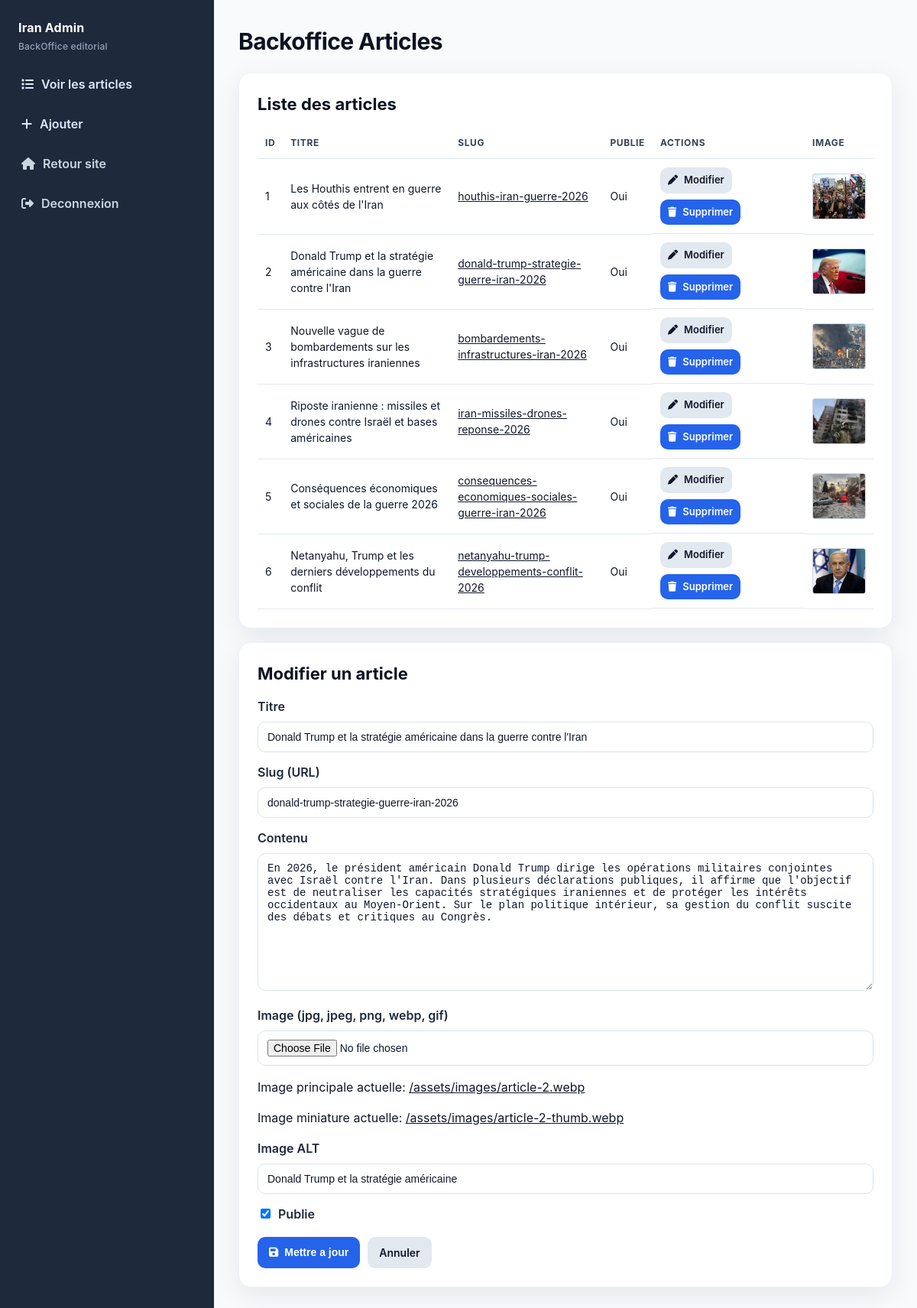
/admin?edit=2 (signed in), run on the app's committed database.
### tables this page shows
CREATE TABLE articles (
  id INT UNSIGNED AUTO_INCREMENT PRIMARY KEY,
  title VARCHAR(255) NOT NULL,
  slug VARCHAR(255) NOT NULL UNIQUE,
  content TEXT NOT NULL,
  is_published TINYINT(1) NOT NULL DEFAULT 1,
  created_at TIMESTAMP NOT NULL DEFAULT CURRENT_TIMESTAMP,
  updated_at TIMESTAMP NOT NULL DEFAULT CURRENT_TIMESTAMP ON UPDATE CURRENT_TIMESTAMP
);

### src/admin/index.php (the view, shortened to what this page needs)
<?php
require_once __DIR__ . '/../includes/bootstrap.php';
$editArticle = null;
$editorContent = '';
if (isset($_GET['edit'])) {
    $stmt = $pdo->prepare(
        "SELECT
            a.*,
            COALESCE(ai_main.image_path, '') AS image_url,
                COALESCE(ai_main.image_alt, '') AS image_alt,
                COALESCE(ai_thumb.image_path, '') AS image_thumb_url
         FROM articles a
         LEFT JOIN article_images ai_main
            ON ai_main.article_id = a.id AND ai_main.image_kind = 'main'
            LEFT JOIN article_images ai_thumb
                ON ai_thumb.article_id = a.id AND ai_thumb.image_kind = 'thumb'
         WHERE a.id = :id
         LIMIT 1"
    );
    $stmt->execute(array('id' => (int)$_GET['edit']));
    $editArticle = $stmt->fetch();
    if ($editArticle) {
        $editorContent = html_entity_decode((string)$editArticle['content'], ENT_QUOTES | ENT_HTML5, 'UTF-8');
    }
}
$articles = $pdo->query(
    "SELECT
          a.*,
          COALESCE(ai_main.image_path, '') AS image_main_url,
          COALESCE(ai_thumb.image_path, ai_main.image_path, '') AS image_thumb_url
      FROM articles a
      LEFT JOIN article_images ai_thumb
          ON ai_thumb.article_id = a.id AND ai_thumb.image_kind = 'thumb'
      LEFT JOIN article_images ai_main
          ON ai_main.article_id = a.id AND ai_main.image_kind = 'main'
      ORDER BY a.id ASC"
)->fetchAll();
?>
<h1>Backoffice Articles</h1>
<div id="articles-list" class="box">
    <h2>Liste des articles</h2>
    <div class="table-wrap">
        <table>
            <tr>
                <th>ID</th>
                <th>Titre</th>
                <th>Slug</th>
                <th>Publie</th>
                <th>Actions</th>
                <th>Image</th>
            </tr>
            <?php foreach ($articles as $article): ?>
                <tr>
                    <td><?php echo (int)$article['id']; ?></td>
                    <td><?php echo h($article['title']); ?></td>
                    <td>
                        <a href="/articles/guerre-iran-article-<?php echo (int)$article['id']; ?>-1-5.html">
                            <?php echo h($article['slug']); ?>
                        </a>
                    </td>
                    <td><?php echo (int)$article['is_published'] === 1 ? 'Oui' : 'Non'; ?></td>
                    <td class="actions-col">
                        <a class="btn btn-secondary" href="/admin?edit=<?php echo (int)$article['id']; ?>#create-form"><i class="fa-solid fa-pen"></i>Modifier</a>
                        <a class="btn" href="/admin/delete.php?id=<?php echo (int)$article['id']; ?>" onclick="return confirm('Supprimer cet article ?');"><i class="fa-solid fa-trash"></i>Supprimer</a>
                    </td>
                    <td>
                        <?php if (!empty($article['image_thumb_url'])): ?>
                            <a href="<?php echo h(!empty($article['image_main_url']) ? $article['image_main_url'] : $article['image_thumb_url']); ?>" target="_blank" rel="noopener" title="Voir l'image en grand">
                                <img class="table-thumb" src="<?php echo h($article['image_thumb_url']); ?>" alt="image article <?php echo (int)$article['id']; ?>" loading="lazy" decoding="async">
                            </a>
                        <?php else: ?>
                            <span class="link-muted">Aucune</span>
                        <?php endif; ?>
                    </td>
                </tr>
            <?php endforeach; ?>
        </table>
    </div>
</div>
<div id="create-form" class="box">
    <h2><?php echo $editArticle ? 'Modifier un article' : 'Ajouter un article'; ?></h2>
    <form method="post" action="/admin/save.php" enctype="multipart/form-data" onsubmit="if (window.tinymce) { tinymce.triggerSave(); }">
        <label>Titre</label>
        <input name="title" required value="<?php echo h(isset($editArticle['title']) ? $editArticle['title'] : ''); ?>">
        <label>Slug (URL)</label>
        <input name="slug" required value="<?php echo h(isset($editArticle['slug']) ? $editArticle['slug'] : ''); ?>">
        <label>Contenu</label>
        <textarea id="contenu" name="content" rows="6"><?php echo h($editorContent); ?></textarea>
        <label>Image (jpg, jpeg, png, webp, gif)</label>
        <input type="file" name="image_file" accept="image/*">
        <?php if (!empty($editArticle['image_url'])): ?>
            <p>Image principale actuelle: <a href="<?php echo h($editArticle['image_url']); ?>" target="_blank" rel="noopener"><?php echo h($editArticle['image_url']); ?></a></p>
        <?php endif; ?>
        <?php if (!empty($editArticle['image_thumb_url'])): ?>
            <p>Image miniature actuelle: <a href="<?php echo h($editArticle['image_thumb_url']); ?>" target="_blank" rel="noopener"><?php echo h($editArticle['image_thumb_url']); ?></a></p>
        <?php endif; ?>
        <label>Image ALT</label>
        <input name="image_alt" value="<?php echo h(isset($editArticle['image_alt']) ? $editArticle['image_alt'] : ''); ?>">
        <label>
            <input type="checkbox" name="is_published" <?php echo !isset($editArticle['is_published']) || (int)$editArticle['is_published'] === 1 ? 'checked' : ''; ?>>
            Publie
        </label>
        <div class="form-actions">
            <button type="submit"><i class="fa-solid fa-floppy-disk"></i><?php echo $editArticle ? 'Mettre a jour' : 'Ajouter'; ?></button>
            <?php if ($editArticle): ?><a class="btn btn-secondary" href="/admin">Annuler</a><?php endif; ?>
        </div>
    </form>
</div>

### src/assets/css/backoffice.css (style rules this page uses)
:root { --bo-bg: #f8fafc; --bo-surface: #ffffff; --bo-sidebar: #1e293b; --bo-sidebar-hover: #334155; --bo-primary: #2563eb; --bo-primary-hover: #1d4ed8; --bo-border: #dbe3ee; --bo-text: #0f172a; --bo-muted: #64748b; --bo-success-bg: #dcfce7; --bo-success-text: #166534; --bo-danger-bg: #fee2e2; --bo-danger-text: #991b1b; --bo-shadow: 0 10px 35px rgba(15, 23, 42, 0.08); }
* { box-sizing: border-box; }
html, body { margin: 0; min-height: 100%; }
body { background: var(--bo-bg); color: var(--bo-text); font-family: Inter, Helvetica, Arial, sans-serif; line-height: 1.5; }
a { color: inherit; }
h1, h2, h3 { margin-top: 0; color: #0b1220; }
h1 { margin-bottom: 18px; font-size: 30px; letter-spacing: -0.02em; }
h2 { font-size: 22px; margin-bottom: 14px; }
.box { background: var(--bo-surface); border: 1px solid #edf2f7; border-radius: 16px; padding: 24px; margin: 18px 0; box-shadow: var(--bo-shadow); }
label { display: block; margin-top: 14px; margin-bottom: 8px; font-weight: 600; color: #1e293b; }
input, textarea, select { width: 100%; border: 1px solid var(--bo-border); border-radius: 10px; padding: 11px 12px; font-size: 14px; color: #0f172a; background: #ffffff; transition: border-color 0.2s ease, box-shadow 0.2s ease; }
textarea { min-height: 180px; resize: vertical; }
input[type="checkbox"] { width: auto; margin-right: 6px; }
button, .btn, a.btn { display: inline-flex; align-items: center; justify-content: center; gap: 8px; border: none; border-radius: 10px; background: var(--bo-primary); color: #ffffff; padding: 10px 15px; font-size: 14px; font-weight: 600; text-decoration: none; cursor: pointer; transition: transform 0.2s ease, background-color 0.2s ease; }
.btn-secondary, a.btn-secondary { background: #e2e8f0; color: #0f172a; }
.form-actions { display: flex; flex-wrap: wrap; gap: 10px; margin-top: 18px; }
.table-wrap { overflow-x: auto; }
table { width: 100%; border-collapse: collapse; font-size: 14px; }
th, td { text-align: left; border-bottom: 1px solid #e2e8f0; padding: 11px 10px; vertical-align: middle; }
th { color: #334155; font-size: 12px; text-transform: uppercase; letter-spacing: 0.05em; }
td { color: #0f172a; }
td .btn, td .btn-secondary { padding: 7px 10px; font-size: 13px; }
.table-thumb { width: 70px; height: 60px; object-fit: cover; border-radius: 3px; border: 1px solid #cbd5e1; display: block; }
.actions-col { min-width: 190px; display: flex; flex-wrap: wrap; gap: 8px; }

### data on the page
articles: id "1", title "Les Houthis entrent en guerre aux côtés de l'Iran", slug "houthis-iran-guerre-2026", is_published "Oui", shows a picture
articles: id "2", title "Donald Trump et la stratégie américaine dans la guerre contre l'Iran", slug "donald-trump-strategie-guerre-iran-2026", shows "Oui", shows a picture, content "En 2026, le président américain Donald Trump dirige les opérations militaires conjointes avec Israël contre l'Iran. Dans plusieurs déclarations publiques, il affirme que l'objectif est de neutraliser les capacités stratégiques iraniennes et de protéger les intérêts occidentaux au Moyen-Orient. Sur le plan politique intérieur, sa gestion du conflit suscite des débats et critiques au Congrès.", is_published "☑"
articles: id "3", title "Nouvelle vague de bombardements sur les infrastructures iraniennes", slug "bombardements-infrastructures-iran-2026", is_published "Oui", shows a picture
articles: id "4", title "Riposte iranienne : missiles et drones contre Israël et bases américaines", slug "iran-missiles-drones-reponse-2026", is_published "Oui", shows a picture
articles: id "5", title "Conséquences économiques et sociales de la guerre 2026", slug "consequences-economiques-sociales-guerre-iran-2026", is_published "Oui", shows a picture
articles: id "6", title "Netanyahu, Trump et les derniers développements du conflit", slug "netanyahu-trump-developpements-conflit-2026", is_published "Oui", shows a picture

### other printed values
$editArticle['image_url'] "/assets/images/article-2.webp"
$editArticle['image_thumb_url'] "/assets/images/article-2-thumb.webp"
